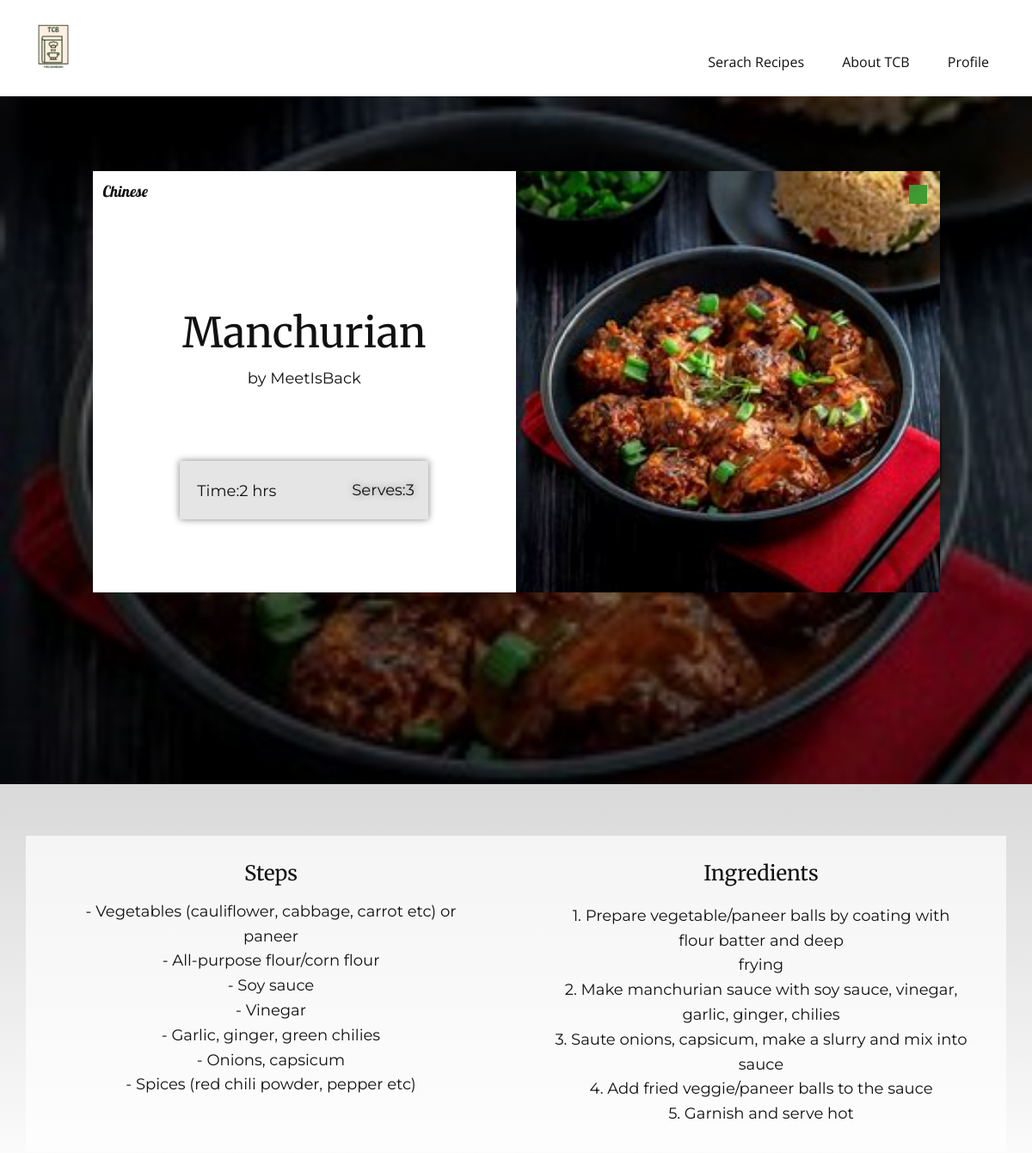
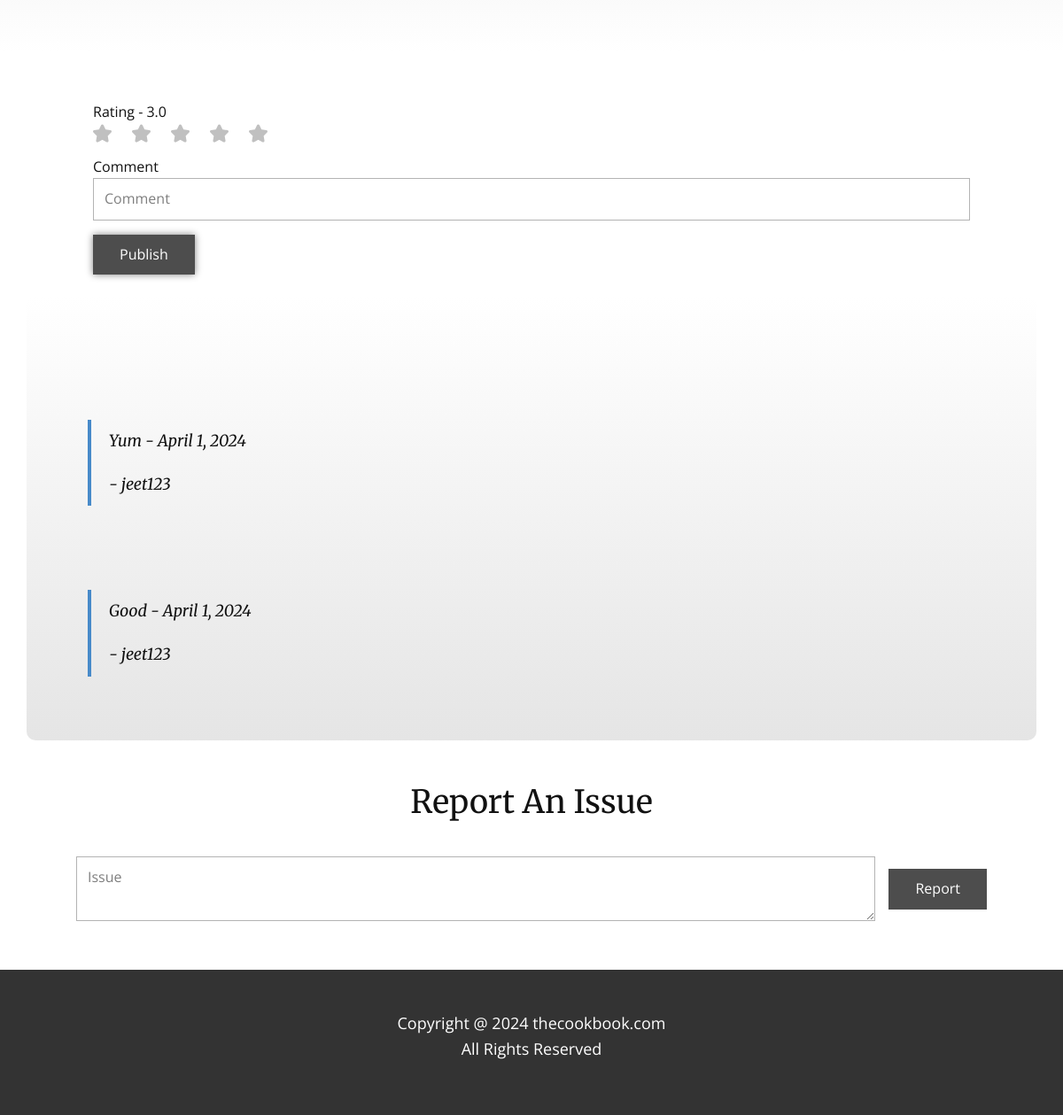
Page /vrecipe/3/ (signed in) on the committed database (2 pictures, top to bottom).
### TCB/models.py (models this page shows)
class Recipe(models.Model):
    recipe_id = models.AutoField(primary_key=True)
    user = models.ForeignKey(User, on_delete=models.CASCADE)
    recipe_name = models.CharField(max_length=100)
    recipe_image = models.ImageField(upload_to='static/recipe_images/')
    recipe_steps = models.TextField()
    ingredients = models.TextField()
    cooking_time = models.CharField(max_length=100)
    serving = models.IntegerField()
    cuisine = models.ForeignKey(Cuisine, on_delete=models.CASCADE)
    category = models.ForeignKey(Category, on_delete=models.CASCADE)
    rating = models.FloatField(default=0)
    count = models.IntegerField(default=0)
    veg = models.BooleanField()

class Cuisine(models.Model):
    cuisine_id = models.AutoField(primary_key=True)
    cuisine_name = models.CharField(max_length=100)

class Comment(models.Model):
    user = models.ForeignKey(User, on_delete=models.CASCADE)
    recipe = models.ForeignKey(Recipe, on_delete=models.CASCADE)
    comment = models.TextField()
    date = models.DateField(auto_now_add=True)
    class Meta:
        ordering = ['-date']

### TCB/views.py (the view)
# urls.py: path('vrecipe/<int:recipe_id>/',views.vrecipe,name="vrecipe"),
@login_required(login_url='/login')
def vrecipe(request,recipe_id):
    recipe = get_object_or_404(Recipe, recipe_id=recipe_id)
    user = request.user
    comment = Comment.objects.filter(user=user,recipe=recipe).first()
    all_comments = Comment.objects.filter(recipe=recipe)
    paginator = Paginator(all_comments,3)
    page_number = request.GET.get('page')
    try:
        comments = paginator.page(page_number)
    except PageNotAnInteger:
        comments = paginator.page(1)
    except EmptyPage:
        comments = paginator.page(paginator.num_pages)
    context={
        'recipe' : recipe,
        'comment' : comment,
        'comments' : comments,
    }
    return render(request,"vrecipe.html",context)

### templates/vrecipe.html (shortened to what this page needs)
{% load static %}
<!DOCTYPE html>
<html style="font-size: 16px;" lang="en">
  <head>
    <link rel="stylesheet" href="{% static 'nicepage.css' %}" media="screen" />
    <link rel="stylesheet" href="{% static 'vrecipe.css' %}" media="screen" />
  </head>
  <body data-path-to-root="./" data-include-products="false" class="u-body u-xl-mode" data-lang="en">
    <header class="u-clearfix u-header u-header" id="sec-2ef3">
      <div class="u-clearfix u-sheet u-sheet-1">
        <a href="/" class="u-image u-logo u-image-1" title="home"><img src="{% static 'images/TCB_transparent.png' %}" class="u-logo-image u-logo-image-1" /></a>
        <nav class="u-menu u-menu-dropdown u-offcanvas u-menu-1">
          <div class="u-custom-menu u-nav-container">
            <ul class="u-nav u-unstyled u-nav-1">
              {% if user.is_authenticated %}
                <li class="u-nav-item">
                  <a class="u-button-style u-nav-link u-text-active-palette-1-base u-text-hover-palette-2-base" href="/" style="padding: 10px 20px;">Serach Recipes</a>
                </li>
              {% endif %}
              <li class="u-nav-item">
                <a class="u-button-style u-nav-link u-text-active-palette-1-base u-text-hover-palette-2-base" href="/aboutus" style="padding: 10px 20px;">About TCB</a>
              </li>
              {% if user.is_authenticated %}
                <li class="u-nav-item">
                  <a class="u-button-style u-nav-link u-text-active-palette-1-base u-text-hover-palette-2-base" style="padding: 10px 20px;">Profile</a>
                </li>
              {% endif %}
            </ul>
          </div>
        </nav>
      </div>
    </header>
    <section class="u-clearfix u-image u-shading u-section-1" id="sec-3f03" data-image-width="1280" data-image-height="862">
      <div class="u-clearfix u-sheet u-valign-middle-xs u-sheet-1">
        <div class="data-layout-selected u-clearfix u-expanded-width-sm u-expanded-width-xs u-gutter-0 u-layout-wrap u-layout-wrap-1">
          <div class="u-layout" style="">
            <div class="u-layout-row" style="">
              <div class="u-align-center u-container-style u-layout-cell u-left-cell u-size-30 u-size-xs-60 u-white u-layout-cell-1" src="">
                <div class="u-container-layout u-container-layout-1">
                  <p class="u-align-center u-custom-font u-font-lobster u-text u-text-default u-text-1">{{recipe.cuisine.cuisine_name}}</p>
                  <h2 class="u-align-center u-custom-font u-font-merriweather u-text u-text-default u-text-2">{{recipe.recipe_name}}</h2>
                  <p class="u-align-center u-custom-font u-font-montserrat u-text u-text-default u-text-3">by {{recipe.user.username}}</p>
                  <div class="u-align-center u-container-align-center-lg u-container-align-center-md u-container-align-center-sm u-container-align-center-xl u-container-style u-grey-10 u-group u-group-1">
                    <div class="u-container-layout">
                      <p class="u-align-center u-custom-font u-font-montserrat u-text u-text-default u-text-4"  >Serves:{{recipe.serving}}</p>
                      <p class="u-align-center u-custom-font u-font-montserrat u-text u-text-default u-text-5">Time:{{recipe.cooking_time}} hrs</p>
                    </div>
                  </div>
                </div>
              </div>
              <div class="u-align-center u-container-style u-image u-layout-cell u-right-cell u-size-30 u-size-xs-60 u-image-1" src="" data-image-width="1280" data-image-height="862">
                <div class="u-container-layout u-container-layout-3" src="">
                  <div class="{% if recipe.veg %}green-box{% else %}red-box{% endif %} u-custom-color-1 u-preserve-proportions u-shape u-shape-rectangle u-shape-1"></div>
                </div>
              </div>
            </div>
          </div>
        </div>
      </div>
    </section>
    <section class="u-clearfix u-gradient u-section-2" id="sec-dddb">
      <div class="u-clearfix u-sheet u-valign-middle u-sheet-1">
        <div class="data-layout-selected u-clearfix u-expanded-width u-layout-wrap u-layout-wrap-1">
          <div class="u-layout">
            <div class="u-layout-row">
              <div class="u-container-style u-layout-cell u-opacity u-opacity-70 u-size-30 u-white u-layout-cell-1">
                <div class="u-container-layout u-container-layout-1">
                  <h4 class="u-align-center u-custom-font u-font-merriweather u-text u-text-default u-text-1">Steps</h4>
                  <p class="u-align-center u-custom-font u-font-montserrat u-text u-text-2">
                    {{recipe.recipe_steps|linebreaksbr}}
                  </p>
                </div>
              </div>
              <div class="u-container-style u-layout-cell u-opacity u-opacity-70 u-size-30 u-white u-layout-cell-2">
                <div class="u-container-layout u-container-layout-2">
                  <h4 class="u-align-center u-custom-font u-font-merriweather u-text u-text-default u-text-3">Ingredients</h4>
                  <p class="u-align-center u-custom-font u-font-montserrat u-text u-text-4">
                    {{recipe.ingredients|linebreaksbr}}
                  </p>
                </div>
              </div>
            </div>
          </div>
        </div>
      </div>
    </section>
    <form action="comment" method="post">
    <section class="u-align-center u-clearfix u-section-3" id="sec-1959">
      <div class="u-clearfix u-sheet u-valign-middle-xs u-sheet-1">
        <div class="u-align-center-xs u-form u-form-1">
          <form action="comment" class="u-clearfix u-form-spacing-15 u-form-vertical u-inner-form" style="padding: 15px" source="email" method="post">
            <div redirect="true" class="u-clearfix u-form-spacing-15 u-form-vertical u-inner-form" style="padding: 15px" source="email">
            <div class="u-form-group u-form-rating u-form-group-1">
              <label for="form-rating-7e22" class="u-label">Rating - {{recipe.rating}}</label>
              <div class="u-rating-icons u-spacing-23" id="rating-div">
                <span class="u-form-rating-item u-passive-icon u-text-grey-25 u-passive-icon-1">
                  <svg class="u-svg-link" preserveAspectRatio="xMidYMin slice" viewBox="0 0 49.94 49.94" style="">
                    <use xmlns:xlink="http://www.w3.org/1999/xlink" xlink:href="#svg-6e4d"></use>
                  </svg>
                </span>
                <span class="u-form-rating-item u-passive-icon u-text-grey-25 u-passive-icon-2">
                  <svg class="u-svg-link" preserveAspectRatio="xMidYMin slice" viewBox="0 0 49.94 49.94" style="">
                    <use xmlns:xlink="http://www.w3.org/1999/xlink" xlink:href="#svg-1839"></use>
                  </svg>
                </span>
                <span class="u-form-rating-item u-passive-icon u-text-grey-25 u-passive-icon-3">
                  <svg class="u-svg-link" preserveAspectRatio="xMidYMin slice" viewBox="0 0 49.94 49.94" style="">
                    <use xmlns:xlink="http://www.w3.org/1999/xlink" xlink:href="#svg-2a5b"></use>
                  </svg>
                </span>
                <span class="u-form-rating-item u-passive-icon u-text-grey-25 u-passive-icon-4">
                  <svg class="u-svg-link" preserveAspectRatio="xMidYMin slice" viewBox="0 0 49.94 49.94" style="">
                    <use xmlns:xlink="http://www.w3.org/1999/xlink" xlink:href="#svg-e988"></use>
                  </svg>
                </span>
                <span class="u-form-rating-item u-passive-icon u-text-grey-25 u-passive-icon-5">
                  <svg class="u-svg-link" preserveAspectRatio="xMidYMin slice" viewBox="0 0 49.94 49.94" style="">
                    <use xmlns:xlink="http://www.w3.org/1999/xlink" xlink:href="#svg-f22e"></use>
                  </svg>
                </span>
              </div>
            </div>
            <div class="u-form-group u-form-name u-label-top u-form-group-2">
              <label for="name-558c" class="u-label">Comment</label>
              <input type="text" placeholder="Comment" id="name-558c" name="comment" class="u-input u-input-rectangle" maxlength="150" />
            </div>
            <div class="u-form-group u-form-submit u-label-top u-form-group-3">
              <a href="comment" onclick="reloadPage()"class="u-border-none u-btn u-btn-submit u-button-style u-grey-70 u-btn-1">Publish</a>
            </div>
            </div>
          </form>
        </div>
        <div class="u-container-style u-expanded-width u-gradient u-group u-radius u-shape-round u-group-1">
          <div class="u-container-layout u-valign-bottom-lg u-valign-bottom-md u-valign-bottom-sm u-valign-bottom-xl u-container-layout-1">
            <div class="u-expanded-width-xs u-list u-list-1">
              <div id="comments-section" class="u-repeater u-repeater-1">
                {% for x in comments %}
                <div class="u-container-style u-list-item u-repeater-item">
                  <div class="u-container-layout u-similar-container u-valign-middle u-container-layout-3">
                    <blockquote class="u-custom-font u-font-merriweather u-text u-text-default u-text-2">{{ x.comment }} - {{ x.date }}
                      <p class="u-text u-custom-font u-font-merriweather u-text-default u-text-5"> - {{x.user.username}}</p>
                    </blockquote>
                  </div>
                </div>
                {% endfor %}
              </div>
            </div>
          </div>
        </div>
      </div>
    </section>
    </form>
    <form action="/report" method="post">
    <section class="u-align-center u-clearfix u-section-4" id="sec-988d">
      <div class="u-clearfix u-sheet u-sheet-1">
        <h3 class="u-custom-font u-font-merriweather u-text u-text-default u-text-1">Report An Issue</h3>
        <div class="u-form u-form-1">
          <form action="/report" class="u-clearfix u-form-horizontal u-form-spacing-15 u-inner-form" style="padding: 15px;" source="email" method="post">
            <div class="u-clearfix u-form-horizontal u-form-spacing-15 u-inner-form" style="padding: 15px;" source="email">
            <div class="u-form-group u-form-message u-label-none">
              <textarea placeholder="Issue" id="email-ef64" name="report" class="u-input u-input-rectangle" required="required"></textarea>
            </div>
            <div class="u-form-group u-form-submit">
              <a href="/report" onclick="reloadPage1()" class="u-border-none u-btn u-btn-submit u-button-style u-grey-70 u-btn-1">Report</a>
            </div>
            </div>
          </form>
        </div>
      </div>
    </section>
    </form>
    <footer class="u-align-center u-clearfix u-footer u-grey-80 u-footer" id="sec-2e22">
      <div class="u-clearfix u-sheet u-sheet-1">
        <p class="u-align-center u-text u-text-default u-text-1">
          Copyright @ 2024 thecookbook.com<br />All Rights Reserved
        </p>
      </div>
    </footer>
  </body>
</html>

### static/vrecipe.css (style rules this page uses)
.u-section-1 .u-sheet-1 { min-height: 100vh; }
.u-section-1 .u-layout-wrap-1 { width: 985px; margin: 87px auto 60px; }
.u-section-1 .u-layout-cell-1 { min-height: 490px; }
.u-section-1 .u-container-layout-1 { padding: 10px 12px; }
.u-section-1 .u-text-1 { font-weight: normal; margin: 0 auto 0 0; }
.u-section-1 .u-text-2 { margin: 123px auto 0; }
.u-section-1 .u-text-3 { margin: 12px auto 0; }
.u-section-1 .u-group-1 { width: 289px; min-height: 68px; box-shadow: 0px 0px 8px 0px rgba(128,128,128,1); margin: 82px auto 0; }
.u-section-1 .u-text-4 { text-shadow: 0px 0px 8px rgba(128,128,128,1); font-size: 1.125rem; margin: 20px auto 0 200px; }
.u-section-1 .u-text-5 { font-size: 1.125rem; margin: -28px auto 0 20px; }
.u-section-1 .u-container-layout-3 { padding: 16px 15px; }
.u-section-1 .u-shape-1 { width: 21px; height: 22px; margin: 0 0 0 auto; }
.u-section-2 { background-image: linear-gradient(#d9d9d9, white); }
.u-section-2 .u-sheet-1 { min-height: 400px; }
.u-section-2 .u-layout-wrap-1 { margin-top: 60px; margin-bottom: 60px; }
.u-section-2 .u-layout-cell-1 { background-image: none; min-height: 280px; }
.u-section-2 .u-container-layout-1 { padding: 30px; }
.u-section-2 .u-text-1 { font-weight: 400; margin: 0 auto; }
.u-section-2 .u-text-2 { margin: 15px 10px 0; }
.u-section-2 .u-layout-cell-2 { background-image: none; min-height: 280px; }
.u-section-2 .u-container-layout-2 { padding: 30px; }
.u-section-2 .u-text-3 { font-weight: 400; margin: 0 auto; }
.u-section-2 .u-text-4 { font-weight: 400; margin: 20px 15px 0; }
.u-section-3 .u-sheet-1 { min-height: 784px; }
.u-section-3 .u-form-1 { height: 107px; width: 1020px; margin: 40px auto 0; }
.u-section-3 .u-form-group-1 { margin-left: 0; }
.u-section-3 .u-passive-icon-1 { display: none; height: 21px; width: 21px; }
.u-section-3 .u-passive-icon-2 { display: none; height: 21px; width: 21px; }
.u-section-3 .u-passive-icon-3 { display: none; height: 21px; width: 21px; }
.u-section-3 .u-passive-icon-4 { display: inline; height: 21px; width: 21px; }
.u-section-3 .u-passive-icon-5 { display: inline; height: 21px; width: 21px; }
.u-section-3 .u-form-group-2 { width: 100%; }
.u-section-3 .u-form-group-3 { width: 100%; }
.u-section-3 .u-btn-1 { background-image: none; box-shadow: 0px 0px 8px 0px rgba(128,128,128,1); padding-top: 10px; padding-bottom: 10px; }
.u-section-3 .u-group-1 { --radius: 10px; height: auto; background-image: linear-gradient(white, #e5e5e5); margin-top: -6px; margin-bottom: 0; min-height: 501px; }
.u-section-3 .u-container-layout-1 { padding: 30px 24px; }
.u-section-3 .u-list-1 { width: 1092px; margin: 0 auto 0 0; }
.u-section-3 .u-repeater-1 { grid-gap: 10px 10px; grid-auto-columns: 100%; grid-template-columns: 100%; min-height: 375px; }
.u-section-3 .u-container-layout-3 { padding: 10px; }
.u-section-3 .u-text-2 { margin-bottom: 0; margin-top: 0; margin-left: 35px; background-image: none; font-weight: normal; font-size: 1.125rem; }
.u-section-4 .u-sheet-1 { min-height: 251px; }
.u-section-4 .u-text-1 { margin: 41px auto 0; }
.u-section-4 .u-form-1 { height: 102px; width: 1058px; margin: 25px auto 40px; }
.u-section-4 .u-btn-1 { background-image: none; }

### rows in the picture
Recipe: cuisine.cuisine_name "Chinese", recipe_name "Manchurian", user.username "MeetIsBack", serving "3", cooking_time "2", recipe_steps "- Vegetables (cauliflower, cabbage, carrot etc) or paneer - All-purpose flour/corn flour - Soy sauce - Vinegar - Garlic, ginger, green chilies - Onions, capsicum - Spices (red chili powder, pepper etc)", ingredients "1. Prepare vegetable/paneer balls by coating with flour batter and deep frying 2. Make manchurian sauce with soy sauce, vinegar, garlic, ginger, chilies 3. Saute onions, capsicum, make a slurry and mix into sauce 4. Add fried veggie/paneer balls to the sauce 5. Garnish and serve hot", rating "3.0"
Comment: comment "Yum", date "April 1, 2024", user.username "jeet123"
Comment: comment "Good", date "April 1, 2024", user.username "jeet123"
